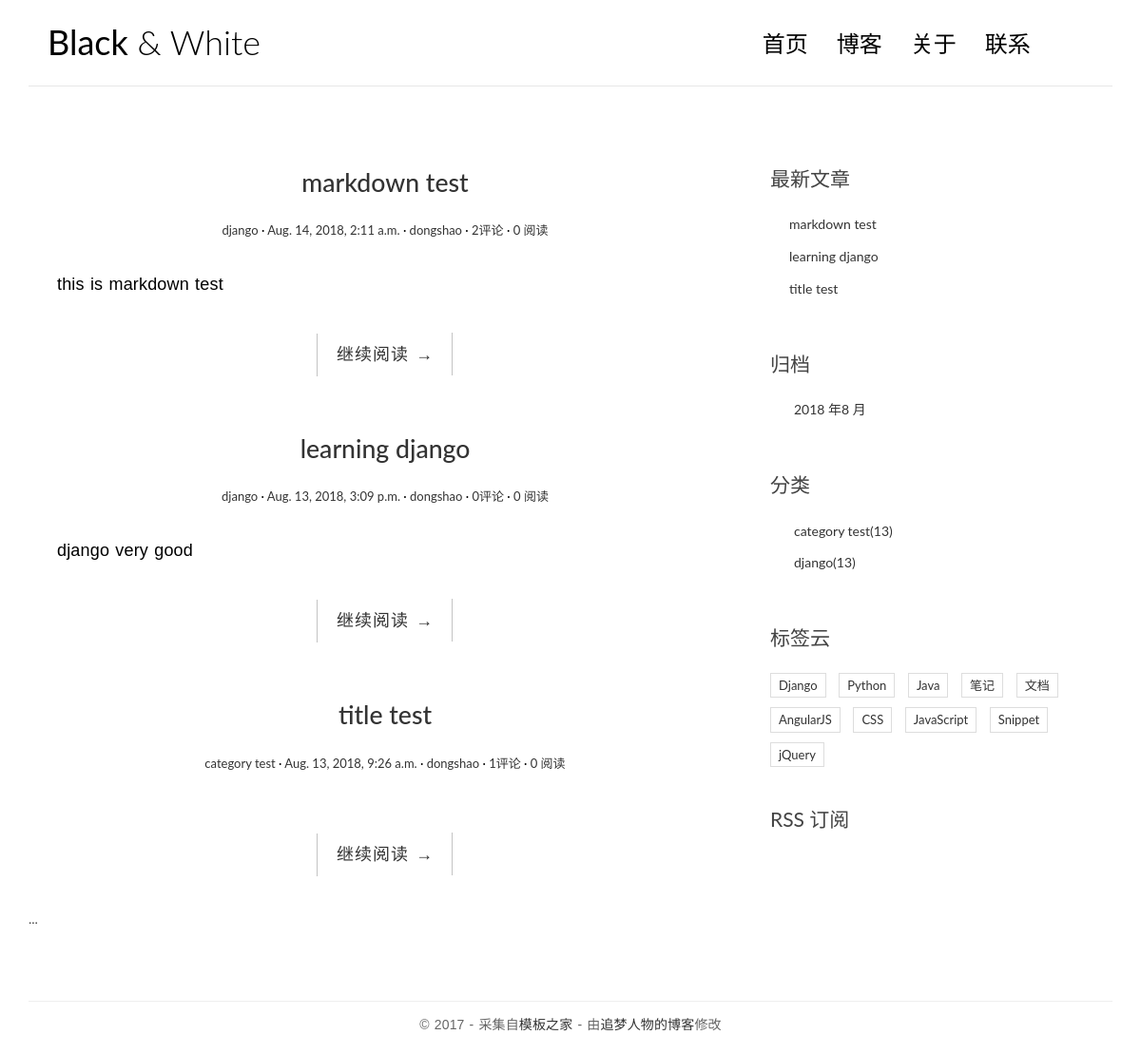
The page / on the database its author committed.
### blog/models.py (models this page shows, shortened)
class Post(models.Model):
    title = models.CharField(max_length=100)
    body = models.TextField()
    created_time = models.DateTimeField(auto_now_add=True)
    modified_time = models.DateTimeField(auto_now_add=True)
    excerpt = models.CharField(max_length=200, blank=True)
    category = models.ForeignKey(Category, on_delete=models.CASCADE)
    tags = models.ManyToManyField(Tag, blank=True)
    author = models.ForeignKey(User, on_delete=models.CASCADE)
    views = models.PositiveIntegerField(default=0)
    class Meta:
        ordering = ['-created_time']
    def get_absolute_url(self):
        return reverse('blog:detail', kwargs={'pk': self.pk})
    class Meta:
        ordering = ['-created_time', 'title']

class Category(models.Model):
    name = models.CharField(max_length=100)

### blog/views.py (the view)
# urls.py: urlpatterns = [path(r'', views.index, name='index'),
def index(request):
    post_list = Post.objects.all()
    return render(request, 'blog/index.html',
                  context={'title': 'this is a title', 'post_list': post_list})

### blog/templatetags/blog_tags.py (called while the page is built)
@register.simple_tag
def get_recent_posts(num=5):
    return Post.objects.all().order_by('-created_time')[:num]

@register.simple_tag
def archives():
    return Post.objects.dates('created_time', 'month', order='DESC')

@register.simple_tag
def get_categories():
    return Category.objects.all()

### templates/blog/index.html
{% extends 'base.html' %}
{% block main %}
    {% for post in post_list %}
    <article class="post post-{{ post.pk }}">
          <h1 class="entry-title">
              <a href="{{post.get_absolute_url}}">{{ post.title }}</a>
          </h1>
         <div class="entry-meta">
            <span class="post-category"><a href="{% url 'blog:categories' post.category.name %}">{{ post.category.name }}</a></span>
            <span class="post-date"><a href="{% url 'blog:archives' post.created_time.year post.created_time.month  %}"><time class="entry-date"
                                            datetime="{{ post.created_time }}">{{ post.created_time }}</time></a></span>
            <span class="post-author"><a href="#">{{ post.author }}</a></span>
            <span class="comments-link"><a href="{% url 'post.get_absolute_url.comment_area' %}">{{ post.comment_set.all.count }}评论</a></span>
            <span class="views-count"><a href="#">{{ post.views }} 阅读</a></span>
        </div>
        <div class="entry-content clearfix">
            <p>{{ post.excerpt }}</p>
            <div class="read-more cl-effect-14">
                <a href="{{post.get_absolute_url}}" class="more-link">继续阅读 <span class="meta-nav">→</span></a>
            </div>
        </div>
        </article>
    {% empty %}
        <div class="no-post">暂时还没有发布的文章！</div>
    {% endfor %}
    <div class="pagination">
      ...
    </div>
{% endblock main %}

### templates/base.html (shortened to what this page needs)
{% load staticfiles %}
{% load blog_tags %}
<!DOCTYPE html>
<html>
<head>
    <link rel="stylesheet" href="{% static 'blog/css/bootstrap.min.css' %}">
    <link rel="stylesheet" href="http://code.ionicframework.com/ionicons/2.0.1/css/ionicons.min.css">
    <link rel="stylesheet" href="{% static 'blog/css/pace.css' %}">
    <link rel="stylesheet" href="{% static 'blog/css/custom.css' %}">
    <link rel="stylesheet" href="{% static 'blog/css/highlights/github.css' %}">
</head>
<body>
<div class="container">
    <header id="site-header">
        <div class="row">
            <div class="col-md-4 col-sm-5 col-xs-8">
                <div class="logo">
                    <h1><a href="{% url 'blog:index' %}"><b>Black</b> &amp; White</a></h1>
                </div>
            </div>
            <div class="col-md-8 col-sm-7 col-xs-4">
                <nav class="main-nav" role="navigation">
                    <div class="collapse navbar-collapse" id="bs-example-navbar-collapse-1">
                        <ul class="nav navbar-nav navbar-right">
                            <li class="cl-effect-11"><a href="index.html" data-hover="首页">首页</a></li>
                            <li class="cl-effect-11"><a href="full-width.html" data-hover="博客">博客</a></li>
                            <li class="cl-effect-11"><a href="about.html" data-hover="关于">关于</a></li>
                            <li class="cl-effect-11"><a href="contact.html" data-hover="联系">联系</a></li>
                        </ul>
                    </div>
                </nav>
            </div>
        </div>
    </header>
</div>
<div class="content-body">
    <div class="container">
        <div class="row">
            <main class="col-md-8">
                {% block main %}
                {% endblock main %}
            </main>
            <aside class="col-md-4">
                <div class="widget widget-recent-posts">
                    <h3 class="widget-title">最新文章</h3>
                    {% get_recent_posts as recent_post_list %}
                    <ul>
                        {% for post in recent_post_list %}
                        <li>
                            <a href="{{ post.get_absolute_url }}">{{ post.title }}</a>
                        </li>
                        {% empty %}
                        暂无文章！
                        {% endfor %}
                    </ul>
                </div>
                <div class="widget widget-archives">
                    <h3 class="widget-title">归档</h3>
                    {% archives as archives_list %}
                    <ul>
                        {% for date in archives_list %}
                        <li>
                            <a href="{% url 'blog:archives' date.year date.month %}">{{ date.year }} 年{{ date.month }} 月</a>
                        </li>
                        {% empty %}
                        暂无归档！
                        {% endfor %}
                    </ul>
                </div>
                <div class="widget widget-category">
                    <h3 class="widget-title">分类</h3>
                    {% get_categories as categories_list %}
                    <ul>
                        {% for category in categories_list %}
                        <li>
                            <a href="{% url 'blog:categories' category.name %}">{{ category.name }}<span class="post-count">(13)</span></a>
                        </li>
                        {% empty %}
                        暂无分类！
                        {% endfor %}
                    </ul>
                </div>
                <div class="widget widget-tag-cloud">
                    <h3 class="widget-title">标签云</h3>
                    <ul>
                        <li>
                            <a href="#">Django</a>
                        </li>
                        <li>
                            <a href="#">Python</a>
                        </li>
                        <li>
                            <a href="#">Java</a>
                        </li>
                        <li>
                            <a href="#">笔记</a>
                        </li>
                        <li>
                            <a href="#">文档</a>
                        </li>
                        <li>
                            <a href="#">AngularJS</a>
                        </li>
                        <li>
                            <a href="#">CSS</a>
                        </li>
                        <li>
                            <a href="#">JavaScript</a>
                        </li>
                        <li>
                            <a href="#">Snippet</a>
                        </li>
                        <li>
                            <a href="#">jQuery</a>
                        </li>
                    </ul>
                </div>
                <div class="rss">
                    <a href=""> RSS 订阅</a>
                </div>
            </aside>
        </div>
    </div>
</div>
<footer id="site-footer">
    <div class="container">
        <div class="row">
            <div class="col-md-12">
                <p class="copyright">&copy 2017 - 采集自<a href="http://www.cssmoban.com/"
                                                        target="_blank" title="模板之家">模板之家</a>
                    - 由<a href="http://zmrenwu.com/" title="网页模板" target="_blank">追梦人物的博客</a>修改
                </p>
            </div>
        </div>
    </div>
</footer>
</body>
</html>

### blog/static/blog/css/custom.css (style rules this page uses)
* { outline: none; }
h1, h2, h3, h4, h5, h6 { margin-top: 0; }
b { font-weight: 400; }
a { color: #333; }
body { color: #444; font-family: 'Lato', sans-serif; }
p { font-family: 'Ubuntu', sans-serif; font-weight: 400; word-spacing: 1px; letter-spacing: 0.01em; }
#site-header { background-color: #FFF; padding: 25px 20px; margin-bottom: 40px; border-bottom: 1px solid #e7e7e7; }
.logo h1 a { color: #000; }
.logo h1 { margin: 0; font-family: 'Lato', sans-serif; font-weight: 300; }
.main-nav { margin-top: 11px; max-width: 95%; }
.main-nav a { color: #000000 !important; padding: 0 0 5px 0 !important; margin-right: 30px; font-family: 'Lato', sans-serif; font-weight: 300; font-size: 24px; }
.cl-effect-11 a { padding: 10px 0; color: #0972b4; text-shadow: none; }
.cl-effect-11 a::before { position: absolute; top: 0; left: 0; overflow: hidden; padding: 0 0 5px 0 !important; max-width: 0; border-bottom: 1px solid #000; color: #000; content: attr(data-hover); white-space: nowrap; -webkit-transition: max-width 0.5s; -moz-transition: max-width 0.5s; transition: max-width 0.5s; }
.content-body { padding-bottom: 4em; }
.post { background: #fff; padding: 30px 30px 0; }
.entry-title { text-align: center; font-size: 1.9em; margin-bottom: 20px; line-height: 1.6; padding: 10px 20px 0; }
.entry-meta { text-align: center; color: #DDDDDD; font-size: 13px; margin-bottom: 30px; }
.entry-content { font-size: 18px; line-height: 1.9; font-weight: 300; color: #000; }
.post-category::after, .post-date::after, .post-author::after, .comments-link::after { content: ' ·'; color: #000; }
.read-more { font-family: 'Ubuntu', sans-serif; font-weight: 400; word-spacing: 1px; letter-spacing: 0.01em; text-align: center; margin-top: 20px; }
.cl-effect-14 a { padding: 0 20px; height: 45px; line-height: 45px; position: relative; display: inline-block; margin: 15px 25px; letter-spacing: 1px; font-weight: 400; text-shadow: 0 0 1px rgba(255, 255, 255, 0.3); }
.cl-effect-14 a::before, .cl-effect-14 a::after { position: absolute; width: 45px; height: 1px; background: #C3C3C3; content: ''; -webkit-transition: all 0.3s; -moz-transition: all 0.3s; transition: all 0.3s; pointer-events: none; }
.cl-effect-14 a::before { top: 0; left: 0; -webkit-transform: rotate(90deg); -moz-transform: rotate(90deg); transform: rotate(90deg); -webkit-transform-origin: 0 0; -moz-transform-origin: 0 0; transform-origin: 0 0; }
.cl-effect-14 a::after { right: 0; bottom: 0; -webkit-transform: rotate(90deg); -moz-transform: rotate(90deg); transform: rotate(90deg); -webkit-transform-origin: 100% 0; -moz-transform-origin: 100% 0; transform-origin: 100% 0; }
.widget { background: #fff; padding: 30px 0 0; }
.widget-title { font-size: 1.5em; margin-bottom: 20px; line-height: 1.6; padding: 10px 0 0; font-weight: 400; }
.widget-recent-posts ul { padding: 0; margin: 0; padding-left: 20px; }
.widget-recent-posts ul li { list-style-type: none; position: relative; line-height: 170%; margin-bottom: 10px; }
.widget-recent-posts ul li::before { content: '\f3d3'; font-family: "Ionicons"; position: absolute; left: -17px; top: 3px; font-size: 16px; color: #000; }
.widget-archives ul { padding: 0; margin: 0; padding-left: 25px; }
.widget-archives ul li { list-style-type: none; position: relative; line-height: 170%; margin-bottom: 10px; }
.widget-archives ul li::before { content: '\f3f3'; font-family: "Ionicons"; position: absolute; left: -25px; top: 1px; font-size: 16px; color: #000; }
.widget-category ul { padding: 0; margin: 0; padding-left: 25px; }
.widget-category ul li { list-style-type: none; position: relative; line-height: 170%; margin-bottom: 10px; }
.widget-category ul li::before { content: '\f3fe'; font-family: "Ionicons"; position: absolute; left: -25px; top: 1px; font-size: 18px; color: #000; }
.widget-tag-cloud ul { padding: 0; margin: 0; margin-right: -10px; }
.widget-tag-cloud ul li { list-style-type: none; font-size: 13px; display: inline-block; margin-right: 10px; margin-bottom: 10px; padding: 3px 8px; border: 1px solid #ddd; }
.rss { font-size: 21px; margin-top: 30px; }
.rss a { color: #444; }
#site-footer { padding-top: 10px; padding: 0 0 1.5em 0; }
.copyright { text-align: center; padding-top: 1em; margin: 0; border-top: 1px solid #eee; color: #666; }

### rows shown on the page
Post: title "markdown test", category.name "django", created_time "Aug. 14, 2018, 2:11 a.m.", author "dongshao", comment_set.all.count "2", views "0", excerpt "this is markdown test"
Post: title "learning django", category.name "django", created_time "Aug. 13, 2018, 3:09 p.m.", author "dongshao", comment_set.all.count "0", views "0", excerpt "django very good"
Post: title "title test", category.name "category test", created_time "Aug. 13, 2018, 9:26 a.m.", author "dongshao", comment_set.all.count "1", views "0"
Category: name "category test"
Category: name "django"

### other values the page prints
{{ date.year }} "2018"
{{ date.month }} "8"
